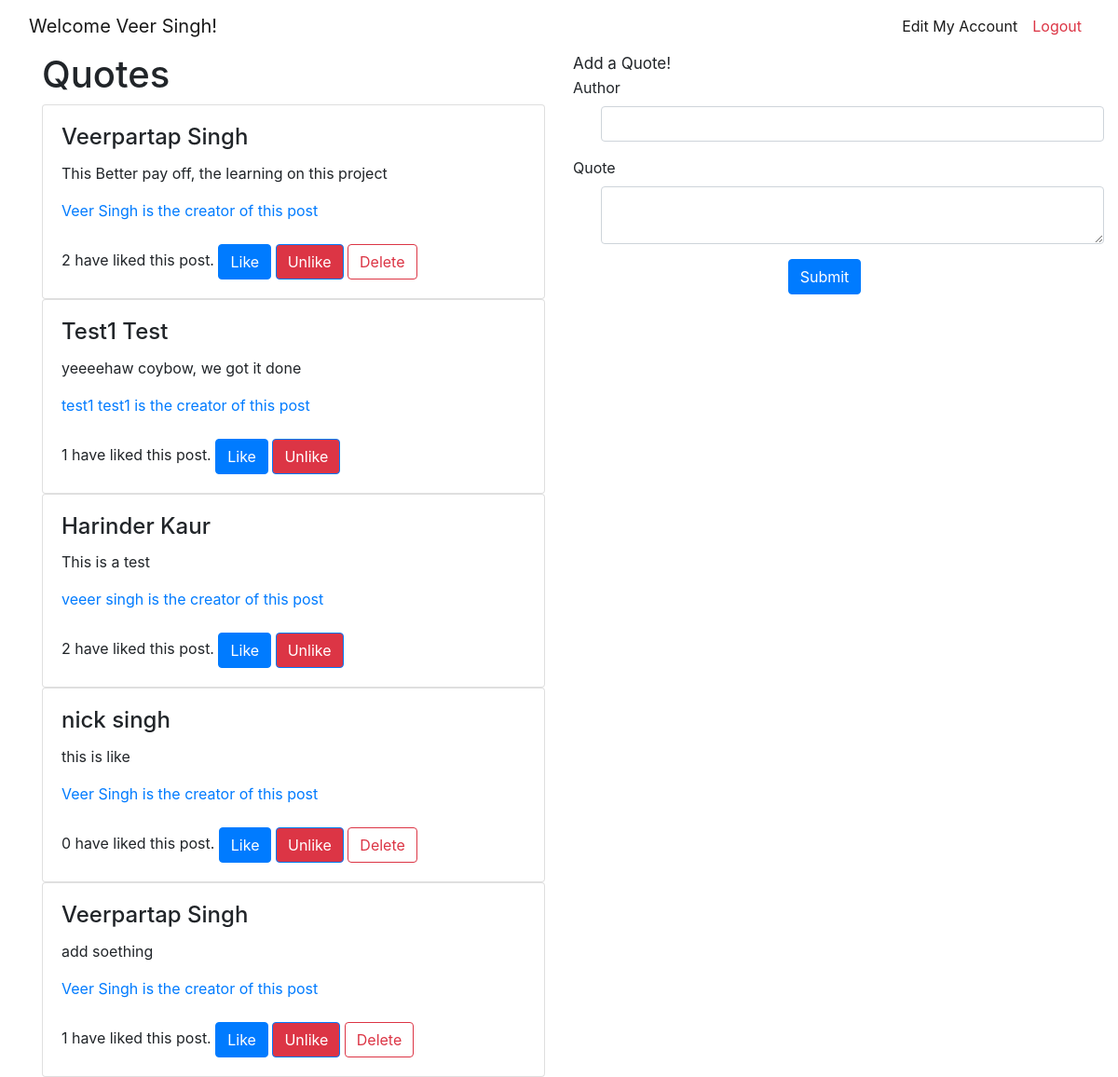
Page /quotes (signed in) on the committed database.
### GBeltApp/models.py (models this page shows)
class User(models.Model):
    first_name = models.CharField(max_length=255)
    last_name = models.CharField(max_length=255)
    email = models.CharField(max_length=255)
    password = models.CharField(max_length=255)
    created_at = models.DateTimeField(auto_now_add=True)
    updated_at = models.DateTimeField(auto_now=True)
    objects = UserManager()

class Quote(models.Model):
    author = models.CharField(max_length=255)
    content = models.TextField()
    poster = models.ForeignKey(User, related_name="posts", on_delete=models.CASCADE)
    likes = models.ManyToManyField(User, related_name="liked_quotes")
    created_at = models.DateTimeField(auto_now_add=True)
    updated_at = models.DateTimeField(auto_now=True)
    objects = QuoteManager()

### GBeltApp/views.py (the view)
# urls.py: 2. Add a URL to urlpatterns:  path('', views.home, name='home')
def home(request):
    if 'loggedInId' not in request.session:
        return redirect("/")
    context = {
        'loggedInUser': User.objects.get(id=request.session['loggedInId']),
        'quotesLeft': Quote.objects.all(),
    }
    return render(request, "home.html", context)

### GBeltApp/templates/home.html (shortened to what this page needs)
<!DOCTYPE html>
<html>
<head>
    <link rel="stylesheet" href="https://cdnjs.cloudflare.com/ajax/libs/twitter-bootstrap/4.5.3/css/bootstrap.min.css">
</head>
<body>
<nav class="navbar navbar-light navbar-expand-md">
    <div class="container-fluid"><a
            class="navbar-brand">Welcome {{ loggedInUser.first_name }} {{ loggedInUser.last_name }}!</a>
        <div class="collapse navbar-collapse d-lg-flex justify-content-lg-end" id="navcol-1">
            <ul class="nav navbar-nav">
                <li class="nav-item"><a class="nav-link active" href="/myaccount/{{ loggedInUser.id }}">Edit My
                    Account</a></li>
                <li class="nav-item"><a class="nav-link text-danger" href="/logout">Logout</a></li>
            </ul>
        </div>
    </div>
</nav>
<div>
    <div class="container">
        <div class="row">
            <div class="col-md-6">
                <h1>Quotes</h1>
                {% for eachObj in quotesLeft %}
                    <div class="card">
                        <div class="card-body">
                            <h4 class="card-title">{{ eachObj.author }}</h4>
                            <p class="card-text">{{ eachObj.content }}</p>
                            <a href="/user/{{ eachObj.poster.id }}"> {{ eachObj.poster.first_name }} {{ eachObj.poster.last_name }}
                                is the creator of this post</a><br><br>
                            <a>{{ eachObj.likes.all|length }} have liked this post.</a>
                            <a href="/likeme/{{ eachObj.id }}" class="btn btn-primary" type="button">Like</a>
                            <a href="/unlikeme/{{ eachObj.id }}" class="btn btn-primary bg-danger text-white" type="button">Unlike</a>
                            {% if eachObj.poster == loggedInUser %}
                                <a href="/delete/{{ eachObj.id }}" class="button btn btn-outline-danger" type="submit">Delete</a>
                            {% endif %}
                        </div>
                    </div>
                {% endfor %}
            </div>
            <div class="col-md-6">
                <form action="/addpost" method="post" class="d-flex d-lg-flex flex-column justify-content-lg-center">
                    <label style="font-size: 17px;margin-bottom: 0px;">Add a Quote!</label>
                    <div class="form-group">
                        <label style="margin-right: 10px;">Author</label>
                        <input class="form-control" type="text" name="author" style="margin: 0px;margin-left: 30px;">
                    </div>
                    <div class="form-group">
                        <label style="margin-right: 10px;">Quote&nbsp;</label>
                        <textarea class="form-control" id="exampleFormControlTextarea1" name="desc"
                                  style="margin-left: 30px; rows="
                                  3"></textarea>
                    </div>
                    <button class="btn btn-primary flex-row m-auto justify-content-lg-start align-items-lg-center"
                            type="submit">Submit
                    </button>
                </form>
            </div>
        </div>
    </div>
</div>
</body>
</html>

### rows in the picture
User: first_name "Veer", last_name "Singh"
Quote: author "Veerpartap Singh", content "This Better pay off, the learning on this project", poster.first_name "Veer", poster.last_name "Singh", likes.all|length "2"
Quote: author "Test1 Test", content "yeeeehaw coybow, we got it done", poster.first_name "test1", poster.last_name "test1", likes.all|length "1"
Quote: author "Harinder Kaur", content "This is a test", poster.first_name "veeer", poster.last_name "singh", likes.all|length "2"
Quote: author "nick singh", content "this is like", poster.first_name "Veer", poster.last_name "Singh", likes.all|length "0"
Quote: author "Veerpartap Singh", content "add soething", poster.first_name "Veer", poster.last_name "Singh", likes.all|length "1"
